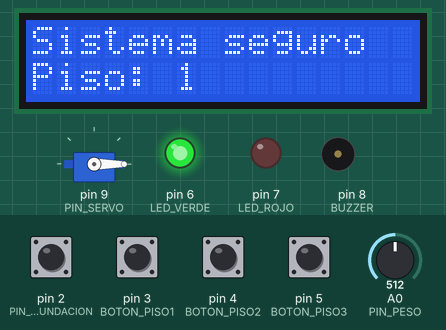
The sketch below on a simulated Arduino Uno, built with avr-gcc and run on an emulated ATmega328P. Parts: servo, 16×2 character LCD, output pins drawn as LEDs (lit = HIGH), buzzer (waves = sounding). The inputs (shaded band) are chosen by the test bench; at power-on: pin 2 (PIN_INUNDACION), pin 3 (BOTON_PISO1), pin 4 (BOTON_PISO2), pin 5 (BOTON_PISO3) HIGH, A0 (PIN_PESO) = 512. What the sketch prints to the serial monitor is not drawn.

Above: at 1.2 s.
1.3 s: pin 4 (BOTON_PISO2) pulled LOW for 0.15 s
At 1.47 s:
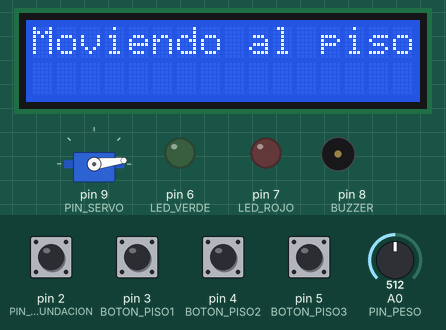
2.0 s: pin 2 (PIN_INUNDACION) pulled LOW for 0.15 s
At 3.5 s:
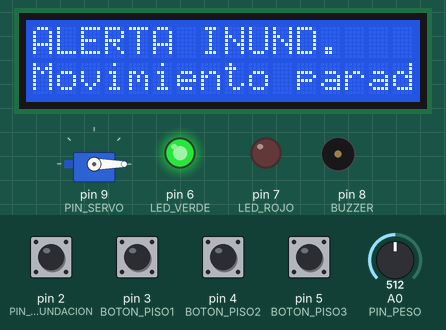
3.8 s: A0 (PIN_PESO) set to 584
6.8 s: A0 (PIN_PESO) set to 610
At 7.2 s:
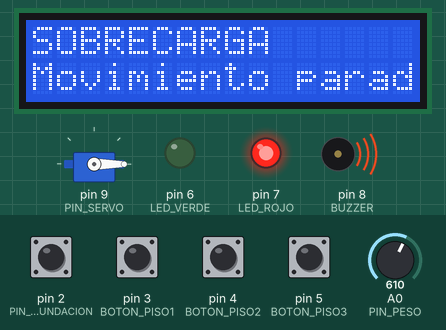
8.3 s: A0 (PIN_PESO) set to 590
At 9.3 s:
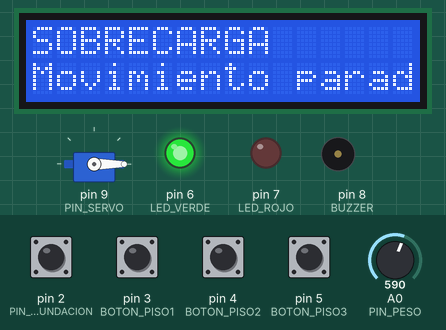
9.9 s: pin 5 (BOTON_PISO3) pulled LOW for 0.15 s
At 10.71 s:
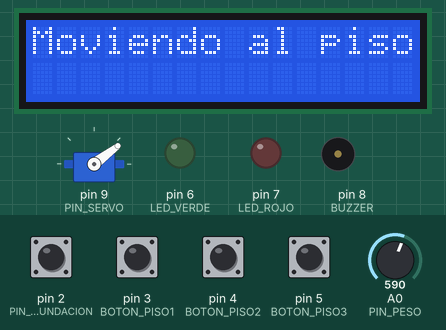
Timing chart, 0 to 13.5 s (numbered marks = the images above; inputs shaded):
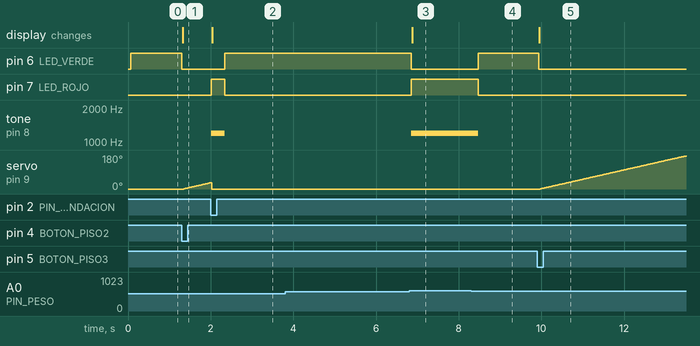

Measured:
- the behaviour switches between 599 and 600 on A0 (PIN_PESO) (found by bisection; images 2 and 3)
- after the input at 1.3 s, pin 6 (LED_VERDE): HIGH → LOW at once; servo on pin 9 (PIN_SERVO): moves from 0° to 33° over 0.65 s, starting at once; the display: changes at once (image 1)
- after the input at 2.0 s, pin 6 (LED_VERDE): LOW → HIGH after 0.34 s instead of 1.2 s; pin 7 (LED_ROJO): LOW → HIGH at once, → LOW 0.33 s later; tone on pin 8 (BUZZER): silent → 1200 Hz at once, → silent 0.33 s later; the display: changes at once (image 2)
- after the input at 3.8 s, every drawn part: stays the same
- after the input at 6.8 s, pin 6 (LED_VERDE): HIGH → LOW after 0.05 s; pin 7 (LED_ROJO): LOW → HIGH after 0.05 s; tone on pin 8 (BUZZER): silent → 1200 Hz after 0.05 s; the display: changes after 0.08 s (image 3)
- after the input at 8.3 s, pin 6 (LED_VERDE): LOW → HIGH after 0.17 s; pin 7 (LED_ROJO): HIGH → LOW after 0.17 s; tone on pin 8 (BUZZER): 1200 Hz → silent after 0.17 s
- after the input at 9.9 s, pin 6 (LED_VERDE): HIGH → LOW at once; servo on pin 9 (PIN_SERVO): moves from 0° to 174° over 3.5 s, starting after 0.08 s; the display: changes after 0.05 s (image 5)

The sketch:

sketch.ino
```cpp
#include <Servo.h>
#include <LiquidCrystal_I2C.h>

// Prototipo academico de elevador de tres pisos para Wokwi.
// Potenciometro en A0: simulacion del sensor FSR.
// Boton en D2: simulacion de alerta de inundacion.

Servo elevador;
LiquidCrystal_I2C lcd(0x27, 16, 2);

const byte PIN_PESO = A0;
const byte PIN_INUNDACION = 2;
const byte BOTON_PISO1 = 3;
const byte BOTON_PISO2 = 4;
const byte BOTON_PISO3 = 5;
const byte LED_VERDE = 6;
const byte LED_ROJO = 7;
const byte BUZZER = 8;
const byte PIN_SERVO = 9;

const int UMBRAL_PESO = 600;
const int ANGULO_PISO1 = 0;
const int ANGULO_PISO2 = 90;
const int ANGULO_PISO3 = 180;

int posicionActual = ANGULO_PISO1;

void mostrarPiso() {
  lcd.clear();
  lcd.setCursor(0, 0);
  lcd.print("Sistema seguro");
  lcd.setCursor(0, 1);
  lcd.print("Piso: ");
  if (posicionActual == ANGULO_PISO1) lcd.print("1");
  else if (posicionActual == ANGULO_PISO2) lcd.print("2");
  else lcd.print("3");
}

bool haySobrecarga() {
  return analogRead(PIN_PESO) >= UMBRAL_PESO;
}

bool hayInundacion() {
  return digitalRead(PIN_INUNDACION) == LOW;
}

void detenerPorAlerta(const char* mensaje) {
  elevador.write(posicionActual);
  digitalWrite(LED_VERDE, LOW);
  digitalWrite(LED_ROJO, HIGH);
  tone(BUZZER, 1200);
  lcd.clear();
  lcd.setCursor(0, 0);
  lcd.print(mensaje);
  lcd.setCursor(0, 1);
  lcd.print("Movimiento parado");
}

void moverElevador(int destino) {
  if (destino == posicionActual) return;

  digitalWrite(LED_VERDE, LOW);
  lcd.clear();
  lcd.setCursor(0, 0);
  lcd.print("Moviendo al piso");

  int paso = (destino > posicionActual) ? 1 : -1;
  for (int angulo = posicionActual; angulo != destino + paso; angulo += paso) {
    if (haySobrecarga()) {
      detenerPorAlerta("SOBRECARGA");
      return;
    }
    if (hayInundacion()) {
      detenerPorAlerta("ALERTA INUND.");
      return;
    }
    elevador.write(angulo);
    delay(20);
  }

  posicionActual = destino;
  noTone(BUZZER);
  digitalWrite(LED_ROJO, LOW);
  digitalWrite(LED_VERDE, HIGH);
  mostrarPiso();
}

void setup() {
  Serial.begin(9600);

  pinMode(PIN_INUNDACION, INPUT_PULLUP);
  pinMode(BOTON_PISO1, INPUT_PULLUP);
  pinMode(BOTON_PISO2, INPUT_PULLUP);
  pinMode(BOTON_PISO3, INPUT_PULLUP);
  pinMode(LED_VERDE, OUTPUT);
  pinMode(LED_ROJO, OUTPUT);
  pinMode(BUZZER, OUTPUT);

  elevador.attach(PIN_SERVO);
  elevador.write(posicionActual);

  lcd.init();
  lcd.backlight();

  digitalWrite(LED_VERDE, HIGH);
  digitalWrite(LED_ROJO, LOW);
  mostrarPiso();
}

void loop() {
  int lecturaPeso = analogRead(PIN_PESO);
  Serial.print("Lectura simulada de peso: ");
  Serial.println(lecturaPeso);

  if (hayInundacion()) {
    detenerPorAlerta("ALERTA INUND.");
    delay(150);
    return;
  }

  if (haySobrecarga()) {
    detenerPorAlerta("SOBRECARGA");
    delay(150);
    return;
  }

  noTone(BUZZER);
  digitalWrite(LED_ROJO, LOW);
  digitalWrite(LED_VERDE, HIGH);

  if (digitalRead(BOTON_PISO1) == LOW) {
    moverElevador(ANGULO_PISO1);
    delay(250);
  } else if (digitalRead(BOTON_PISO2) == LOW) {
    moverElevador(ANGULO_PISO2);
    delay(250);
  } else if (digitalRead(BOTON_PISO3) == LOW) {
    moverElevador(ANGULO_PISO3);
    delay(250);
  }

  delay(50);
}
```
